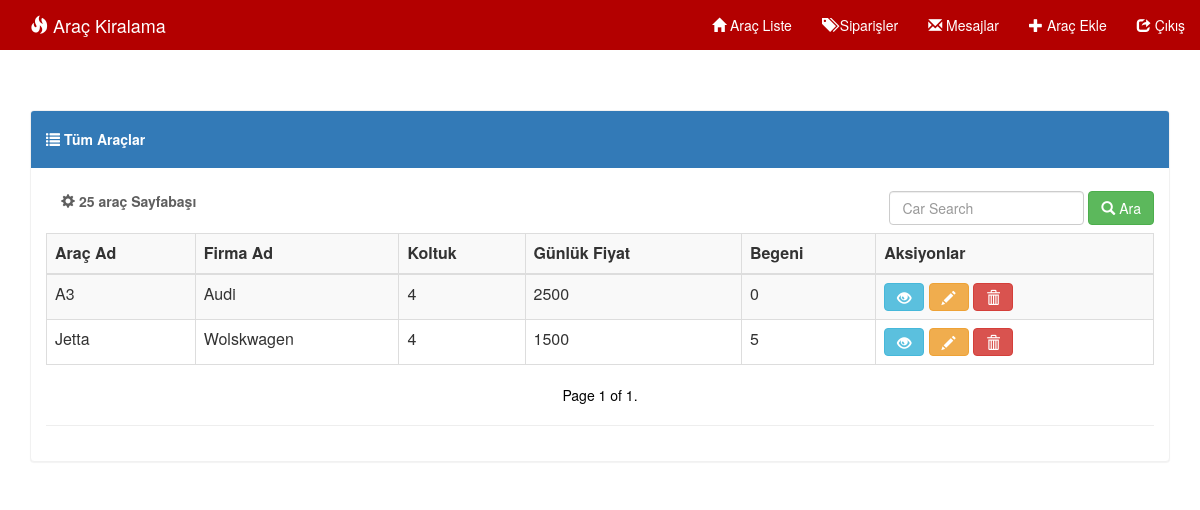
The page / on the database its author committed.
### system/models.py (models this page shows, shortened)
class Car(models.Model):
    image = models.ImageField(upload_to=uploaded_location,null=True, blank=True, width_field="width_field", height_field="height_field")
    height_field = models.IntegerField(default=0)
    width_field = models.IntegerField(default=0)
    car_name = models.CharField(max_length=100)
    company_name = models.CharField(max_length=100)
    num_of_seats = models.IntegerField()
    cost_par_day = models.CharField(max_length=50)
    content = models.TextField()
    like = models.IntegerField(default=0)
    class Meta:
        verbose_name = "araba"
        verbose_name_plural = "arabalar"

### system/views.py (the view, shortened to what this page needs)
# urls.py: re_path(r'^$', admin_car_list, name='adminIndex'),
def admin_car_list(request):
    car = Car.objects.order_by('-id')
    query = request.GET.get('q')
    paginator = Paginator(car, 12)  # Show 15 contacts per page
    page = request.GET.get('page')
    try:
        car = paginator.page(page)
    except PageNotAnInteger:
        car = paginator.page(1)
    except EmptyPage:
        car = paginator.page(paginator.num_pages)
    context = {
        'car': car,
    }
    return render(request, 'admin_index.html', context)

### templates/admin_index.html (shortened to what this page needs)
{% extends 'base.html' %}
{% block nav %}
    <div class="collapse navbar-collapse" id="myNavbar">
      <ul class="nav navbar-nav navbar-right">
        <li><a href="{% url 'adminIndex' %}"><span class="glyphicon glyphicon-home"></span> Araç Liste</a></li>
        <li><a href="{% url 'order_list' %}"><span class="glyphicon glyphicon-tags"></span> Siparişler</a></li>
        <li><a href="{% url 'message' %}"><span class="glyphicon glyphicon-envelope"></span> Mesajlar</a></li>
          <li><a href="{% url 'car_create' %}"><span class="glyphicon glyphicon-plus"></span> Araç Ekle</a></li>
        <li><a href="{% url 'logout' %}"><span class="glyphicon glyphicon-share"></span> Çıkış</a></li>
      </ul>
    </div>
{% endblock %}
{% block body %}
<div class='container table-responsive'>
<div class="panel panel-primary">
  <div class="panel-heading"><h5><strong><span class="glyphicon glyphicon-list"></span> Tüm Araçlar</strong></h5> </div>
    <div class="panel-body">
  <strong class="navbar-form navbar-left" style="color: #5f5f5f;"><span class="glyphicon glyphicon-cog"></span> 25 araç Sayfabaşı </strong>
      <form method="GET" class="navbar-form navbar-right" role="search">
        <div class="form-group">
          <input type="text" class="form-control" placeholder="Car Search" value="{{request.GET.q}}" name="q">
        </div>
        <button type="submit" class="btn btn-success"><span class="glyphicon glyphicon-search"></span> Ara</button>
      </form>
  <table class="table table-bordered table-striped table-hover">
   <tr>
    <td><strong>Araç Ad</strong></td>
    <td><strong>Firma Ad</strong></td>
    <td><strong>Koltuk</strong></td>
    <td><strong>Günlük Fiyat</strong></td>
    <td><strong>Begeni</strong></td>
    <td><strong>Aksiyonlar</strong></td>
  </tr>
      <tbody>
      {% for ob in car %}
    <tr>
    <td>{{ob.car_name}}</td>
    <td>{{ob.company_name}}</td>
    <td>{{ob.num_of_seats}}</td>
    <td>{{ob.cost_par_day}}</td>
    <td>{{ob.like}}</td>
    <td>
         <a href="{% url 'car_detail' ob.id %}"><button type="button" class="btn btn-info"><span class="glyphicon glyphicon-eye-open"></span></button></a>
         <a href="{% url 'car_edit' ob.id %}"><button type="button" class="btn btn-warning"><span class="glyphicon glyphicon-pencil"></span></button></a>
         <a href="{% url 'car_delete' ob.id %}"><button type="button" class="btn btn-danger" onclick="return getConfirmation()"><span class="glyphicon glyphicon-trash"></span></button></a>
    </td>
    </tr>
    {% endfor %}
</tbody>
  </table>
<nav>
  <ul class="pager">
      <li class="previous" style="color: black !important;">
          Page {{ car.number }} of {{ car.paginator.num_pages }}.
    </li>
  </ul>
</nav>
        <hr>
</div>
</div>
</div>
{% endblock %}

### templates/base.html (shortened to what this page needs)
{% load static %}
<html lang="en">
<head>
    <link rel="stylesheet" href="{% static 'css/bootstrap.min.css' %}">
    <link rel="stylesheet" href="{% static 'css/style.css' %}">
<body>
<nav class="navbar navbar-custom navbar-fixed-top">
  <div class="container">
    <div class="navbar-header">
      <div class="navbar-brand"><span class="glyphicon glyphicon-fire"></span> Araç Kiralama</div>
    </div>
      <div class="collapse navbar-collapse" id="myNavbar">
      <ul class="nav navbar-nav navbar-right">
         <li>
{% block nav %}{% endblock %}
      </ul>
    </div>
  </div>
</nav>
{% block body %}{% endblock %}
</body>
</html>

### static/css/style.css (style rules this page uses)
body { background:url('../images/'); }
.navbar { margin-bottom: 35px !important; background-color: red; z-index: 9999; border: 0; font-size: 14px !important; line-height: 1.42857143 !important; border-radius: 0; }
.navbar li a, .navbar .navbar-brand { color: #fff !important; }
.navbar-custom { background-color: #b30000 !important; }
.navbar-fixed-top { position: relative!important; }
.panel { margin-top:25px; }
.panel-primary { border-color: #f1f1f1 !important; }

### rows shown on the page
Car: car_name "A3", company_name "Audi", num_of_seats "4", cost_par_day "2500", like "0"
Car: car_name "Jetta", company_name "Wolskwagen", num_of_seats "4", cost_par_day "1500", like "5"

### other values the page prints
{{ car.number }} "1"
{{ car.paginator.num_pages }} "1"
